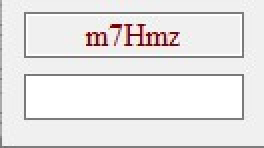
#> input picture cap.jpg, 132 x 74 px, found by its file name (shown 2 times larger)
$ python getCaptcha2.py
#> lines starting #> are read from the running program, lines starting #| are printed output that depends on the picture
import cv2
import numpy as np
import pytesseract
from PIL import Image

pytesseract.pytesseract.tesseract_cmd = r'C:\\Program Files\\Tesseract-OCR\\tesseract.exe'

# Path of working folder on Disk
src_path = "C:\\Users\\jhemsley\\Pictures\\"

img_path = "cap.jpg"

def get_string(img_path):
# Read image with opencv
#> called with img_path = 'C:\\Users\\jhemsley\\Pictures\\cap.jpg'
    img = cv2.imread(img_path)
#> img is the input picture: shape (74, 132, 3); mean B, G, R 231.3, 231.3, 233.2

    # Convert to gray
    img = cv2.cvtColor(img, cv2.COLOR_BGR2GRAY)
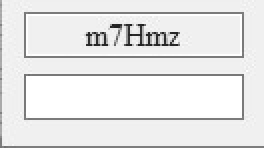
#> img: shape (74, 132) (shown 2 times larger); min 29, max 255, mean 231.9

    # Apply dilation and erosion to remove some noise
    kernel = np.ones((1, 1), np.uint8)
    img = cv2.dilate(img, kernel, iterations=1)
    img = cv2.erode(img, kernel, iterations=1)

    # Write image after removed noise
    cv2.imwrite(src_path + "removed_noise.png", img)

    #  Apply threshold to get image with only black and white
    #img = cv2.adaptiveThreshold(img, 255, cv2.ADAPTIVE_THRESH_GAUSSIAN_C, cv2.THRESH_BINARY, 31, 2)

    # Write the image after apply opencv to do some ...
    cv2.imwrite(src_path + "thres.png", img)

    # Recognize text with tesseract for python
#> (the run stopped early here; a loop or call above may not have finished)
